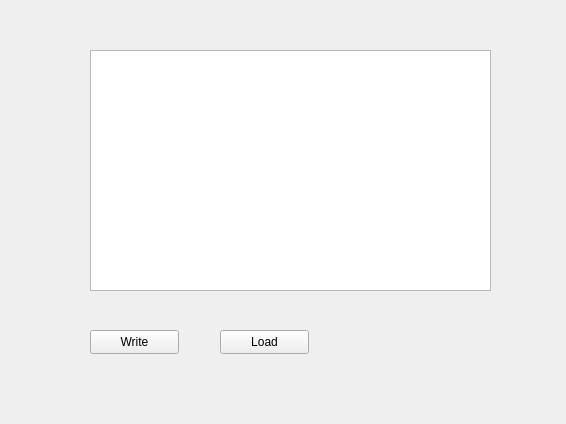
<?xml version="1.0" encoding="UTF-8"?>
<ui version="4.0">
 <class>Widget</class>
 <widget class="QWidget" name="Widget">
  <property name="geometry">
   <rect>
    <x>0</x>
    <y>0</y>
    <width>566</width>
    <height>424</height>
   </rect>
  </property>
  <property name="windowTitle">
   <string>Widget</string>
  </property>
  <widget class="QPushButton" name="wBtn">
   <property name="geometry">
    <rect>
     <x>90</x>
     <y>330</y>
     <width>89</width>
     <height>24</height>
    </rect>
   </property>
   <property name="text">
    <string>Write</string>
   </property>
  </widget>
  <widget class="QPushButton" name="lBtn">
   <property name="geometry">
    <rect>
     <x>220</x>
     <y>330</y>
     <width>89</width>
     <height>24</height>
    </rect>
   </property>
   <property name="text">
    <string>Load</string>
   </property>
  </widget>
  <widget class="QTextEdit" name="textEdit">
   <property name="geometry">
    <rect>
     <x>90</x>
     <y>50</y>
     <width>401</width>
     <height>241</height>
    </rect>
   </property>
  </widget>
 </widget>
 <layoutdefault spacing="6" margin="11"/>
 <resources/>
 <connections/>
</ui>
